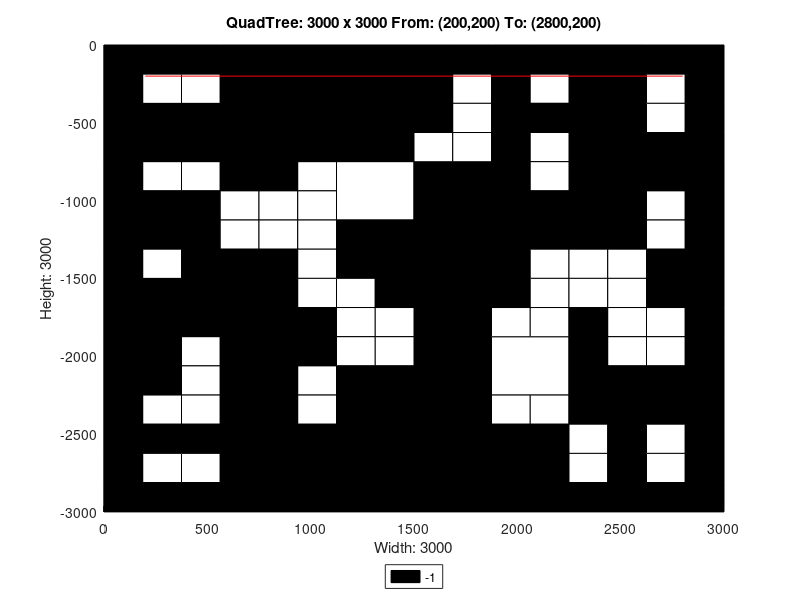

The MATLAB script that drew this image:
axis([0 3000 -3000 0]);
title('QuadTree: 3000 x 3000 From: (200,200) To: (2800,200)');
xlabel('Width: 3000');
ylabel('Height: 3000');
rectangle('Position',[750 -750 750 750], 'FaceColor',[0 0 0]);
rectangle('Position',[0 -750 375 375], 'FaceColor',[0 0 0]);
rectangle('Position',[375 -750 375 375], 'FaceColor',[0 0 0]);
rectangle('Position',[1125 -1125 375 375], 'FaceColor',[1 1 1]);
rectangle('Position',[1125 -1500 375 375], 'FaceColor',[0 0 0]);
rectangle('Position',[2250 -375 375 375], 'FaceColor',[0 0 0]);
rectangle('Position',[2250 -750 375 375], 'FaceColor',[0 0 0]);
rectangle('Position',[1500 -1125 375 375], 'FaceColor',[0 0 0]);
rectangle('Position',[1500 -1500 375 375], 'FaceColor',[0 0 0]);
rectangle('Position',[2250 -1125 375 375], 'FaceColor',[0 0 0]);
rectangle('Position',[0 -1875 375 375], 'FaceColor',[0 0 0]);
rectangle('Position',[375 -1875 375 375], 'FaceColor',[0 0 0]);
rectangle('Position',[0 -2250 375 375], 'FaceColor',[0 0 0]);
rectangle('Position',[1125 -2625 375 375], 'FaceColor',[0 0 0]);
rectangle('Position',[750 -3000 375 375], 'FaceColor',[0 0 0]);
rectangle('Position',[1125 -3000 375 375], 'FaceColor',[0 0 0]);
rectangle('Position',[1500 -1875 375 375], 'FaceColor',[0 0 0]);
rectangle('Position',[1500 -2250 375 375], 'FaceColor',[0 0 0]);
rectangle('Position',[1875 -2250 375 375], 'FaceColor',[1 1 1]);
rectangle('Position',[1500 -2625 375 375], 'FaceColor',[0 0 0]);
rectangle('Position',[1500 -3000 375 375], 'FaceColor',[0 0 0]);
rectangle('Position',[1875 -3000 375 375], 'FaceColor',[0 0 0]);
rectangle('Position',[0 -187.5 187.5 187.5], 'FaceColor',[0 0 0]);
rectangle('Position',[187.5 -187.5 187.5 187.5], 'FaceColor',[0 0 0]);
rectangle('Position',[0 -375 187.5 187.5], 'FaceColor',[0 0 0]);
rectangle('Position',[187.5 -375 187.5 187.5], 'FaceColor',[1 1 1]);
rectangle('Position',[375 -187.5 187.5 187.5], 'FaceColor',[0 0 0]);
rectangle('Position',[562.5 -187.5 187.5 187.5], 'FaceColor',[0 0 0]);
rectangle('Position',[375 -375 187.5 187.5], 'FaceColor',[1 1 1]);
rectangle('Position',[562.5 -375 187.5 187.5], 'FaceColor',[0 0 0]);
rectangle('Position',[0 -937.5 187.5 187.5], 'FaceColor',[0 0 0]);
rectangle('Position',[187.5 -937.5 187.5 187.5], 'FaceColor',[1 1 1]);
rectangle('Position',[0 -1125 187.5 187.5], 'FaceColor',[0 0 0]);
rectangle('Position',[187.5 -1125 187.5 187.5], 'FaceColor',[0 0 0]);
rectangle('Position',[375 -937.5 187.5 187.5], 'FaceColor',[1 1 1]);
rectangle('Position',[562.5 -937.5 187.5 187.5], 'FaceColor',[0 0 0]);
rectangle('Position',[375 -1125 187.5 187.5], 'FaceColor',[0 0 0]);
rectangle('Position',[562.5 -1125 187.5 187.5], 'FaceColor',[1 1 1]);
rectangle('Position',[0 -1312.5 187.5 187.5], 'FaceColor',[0 0 0]);
rectangle('Position',[187.5 -1312.5 187.5 187.5], 'FaceColor',[0 0 0]);
rectangle('Position',[0 -1500 187.5 187.5], 'FaceColor',[0 0 0]);
rectangle('Position',[187.5 -1500 187.5 187.5], 'FaceColor',[1 1 1]);
rectangle('Position',[375 -1312.5 187.5 187.5], 'FaceColor',[0 0 0]);
rectangle('Position',[562.5 -1312.5 187.5 187.5], 'FaceColor',[1 1 1]);
rectangle('Position',[375 -1500 187.5 187.5], 'FaceColor',[0 0 0]);
rectangle('Position',[562.5 -1500 187.5 187.5], 'FaceColor',[0 0 0]);
rectangle('Position',[750 -937.5 187.5 187.5], 'FaceColor',[0 0 0]);
rectangle('Position',[937.5 -937.5 187.5 187.5], 'FaceColor',[1 1 1]);
rectangle('Position',[750 -1125 187.5 187.5], 'FaceColor',[1 1 1]);
rectangle('Position',[937.5 -1125 187.5 187.5], 'FaceColor',[1 1 1]);
rectangle('Position',[750 -1312.5 187.5 187.5], 'FaceColor',[1 1 1]);
rectangle('Position',[937.5 -1312.5 187.5 187.5], 'FaceColor',[1 1 1]);
rectangle('Position',[750 -1500 187.5 187.5], 'FaceColor',[0 0 0]);
rectangle('Position',[937.5 -1500 187.5 187.5], 'FaceColor',[1 1 1]);
rectangle('Position',[1500 -187.5 187.5 187.5], 'FaceColor',[0 0 0]);
rectangle('Position',[1687.5 -187.5 187.5 187.5], 'FaceColor',[0 0 0]);
rectangle('Position',[1500 -375 187.5 187.5], 'FaceColor',[0 0 0]);
rectangle('Position',[1687.5 -375 187.5 187.5], 'FaceColor',[1 1 1]);
rectangle('Position',[1875 -187.5 187.5 187.5], 'FaceColor',[0 0 0]);
rectangle('Position',[2062.5 -187.5 187.5 187.5], 'FaceColor',[0 0 0]);
rectangle('Position',[1875 -375 187.5 187.5], 'FaceColor',[0 0 0]);
rectangle('Position',[2062.5 -375 187.5 187.5], 'FaceColor',[1 1 1]);
rectangle('Position',[1500 -562.5 187.5 187.5], 'FaceColor',[0 0 0]);
rectangle('Position',[1687.5 -562.5 187.5 187.5], 'FaceColor',[1 1 1]);
rectangle('Position',[1500 -750 187.5 187.5], 'FaceColor',[1 1 1]);
rectangle('Position',[1687.5 -750 187.5 187.5], 'FaceColor',[1 1 1]);
rectangle('Position',[1875 -562.5 187.5 187.5], 'FaceColor',[0 0 0]);
rectangle('Position',[2062.5 -562.5 187.5 187.5], 'FaceColor',[0 0 0]);
rectangle('Position',[1875 -750 187.5 187.5], 'FaceColor',[0 0 0]);
rectangle('Position',[2062.5 -750 187.5 187.5], 'FaceColor',[1 1 1]);
rectangle('Position',[2625 -187.5 187.5 187.5], 'FaceColor',[0 0 0]);
rectangle('Position',[2812.5 -187.5 187.5 187.5], 'FaceColor',[0 0 0]);
rectangle('Position',[2625 -375 187.5 187.5], 'FaceColor',[1 1 1]);
rectangle('Position',[2812.5 -375 187.5 187.5], 'FaceColor',[0 0 0]);
rectangle('Position',[2625 -562.5 187.5 187.5], 'FaceColor',[1 1 1]);
rectangle('Position',[2812.5 -562.5 187.5 187.5], 'FaceColor',[0 0 0]);
rectangle('Position',[2625 -750 187.5 187.5], 'FaceColor',[0 0 0]);
rectangle('Position',[2812.5 -750 187.5 187.5], 'FaceColor',[0 0 0]);
rectangle('Position',[1875 -937.5 187.5 187.5], 'FaceColor',[0 0 0]);
rectangle('Position',[2062.5 -937.5 187.5 187.5], 'FaceColor',[1 1 1]);
rectangle('Position',[1875 -1125 187.5 187.5], 'FaceColor',[0 0 0]);
rectangle('Position',[2062.5 -1125 187.5 187.5], 'FaceColor',[0 0 0]);
rectangle('Position',[1875 -1312.5 187.5 187.5], 'FaceColor',[0 0 0]);
rectangle('Position',[2062.5 -1312.5 187.5 187.5], 'FaceColor',[0 0 0]);
rectangle('Position',[1875 -1500 187.5 187.5], 'FaceColor',[0 0 0]);
rectangle('Position',[2062.5 -1500 187.5 187.5], 'FaceColor',[1 1 1]);
rectangle('Position',[2625 -937.5 187.5 187.5], 'FaceColor',[0 0 0]);
rectangle('Position',[2812.5 -937.5 187.5 187.5], 'FaceColor',[0 0 0]);
rectangle('Position',[2625 -1125 187.5 187.5], 'FaceColor',[1 1 1]);
rectangle('Position',[2812.5 -1125 187.5 187.5], 'FaceColor',[0 0 0]);
rectangle('Position',[2250 -1312.5 187.5 187.5], 'FaceColor',[0 0 0]);
rectangle('Position',[2437.5 -1312.5 187.5 187.5], 'FaceColor',[0 0 0]);
rectangle('Position',[2250 -1500 187.5 187.5], 'FaceColor',[1 1 1]);
rectangle('Position',[2437.5 -1500 187.5 187.5], 'FaceColor',[1 1 1]);
rectangle('Position',[2625 -1312.5 187.5 187.5], 'FaceColor',[1 1 1]);
rectangle('Position',[2812.5 -1312.5 187.5 187.5], 'FaceColor',[0 0 0]);
rectangle('Position',[2625 -1500 187.5 187.5], 'FaceColor',[0 0 0]);
rectangle('Position',[2812.5 -1500 187.5 187.5], 'FaceColor',[0 0 0]);
rectangle('Position',[375 -2062.5 187.5 187.5], 'FaceColor',[1 1 1]);
rectangle('Position',[562.5 -2062.5 187.5 187.5], 'FaceColor',[0 0 0]);
rectangle('Position',[375 -2250 187.5 187.5], 'FaceColor',[1 1 1]);
rectangle('Position',[562.5 -2250 187.5 187.5], 'FaceColor',[0 0 0]);
rectangle('Position',[750 -1687.5 187.5 187.5], 'FaceColor',[0 0 0]);
rectangle('Position',[937.5 -1687.5 187.5 187.5], 'FaceColor',[1 1 1]);
rectangle('Position',[750 -1875 187.5 187.5], 'FaceColor',[0 0 0]);
rectangle('Position',[937.5 -1875 187.5 187.5], 'FaceColor',[0 0 0]);
rectangle('Position',[1125 -1687.5 187.5 187.5], 'FaceColor',[1 1 1]);
rectangle('Position',[1312.5 -1687.5 187.5 187.5], 'FaceColor',[0 0 0]);
rectangle('Position',[1125 -1875 187.5 187.5], 'FaceColor',[1 1 1]);
rectangle('Position',[1312.5 -1875 187.5 187.5], 'FaceColor',[1 1 1]);
rectangle('Position',[750 -2062.5 187.5 187.5], 'FaceColor',[0 0 0]);
rectangle('Position',[937.5 -2062.5 187.5 187.5], 'FaceColor',[0 0 0]);
rectangle('Position',[750 -2250 187.5 187.5], 'FaceColor',[0 0 0]);
rectangle('Position',[937.5 -2250 187.5 187.5], 'FaceColor',[1 1 1]);
rectangle('Position',[1125 -2062.5 187.5 187.5], 'FaceColor',[1 1 1]);
rectangle('Position',[1312.5 -2062.5 187.5 187.5], 'FaceColor',[1 1 1]);
rectangle('Position',[1125 -2250 187.5 187.5], 'FaceColor',[0 0 0]);
rectangle('Position',[1312.5 -2250 187.5 187.5], 'FaceColor',[0 0 0]);
rectangle('Position',[0 -2437.5 187.5 187.5], 'FaceColor',[0 0 0]);
rectangle('Position',[187.5 -2437.5 187.5 187.5], 'FaceColor',[1 1 1]);
rectangle('Position',[0 -2625 187.5 187.5], 'FaceColor',[0 0 0]);
rectangle('Position',[187.5 -2625 187.5 187.5], 'FaceColor',[0 0 0]);
rectangle('Position',[375 -2437.5 187.5 187.5], 'FaceColor',[1 1 1]);
rectangle('Position',[562.5 -2437.5 187.5 187.5], 'FaceColor',[0 0 0]);
rectangle('Position',[375 -2625 187.5 187.5], 'FaceColor',[0 0 0]);
rectangle('Position',[562.5 -2625 187.5 187.5], 'FaceColor',[0 0 0]);
rectangle('Position',[0 -2812.5 187.5 187.5], 'FaceColor',[0 0 0]);
rectangle('Position',[187.5 -2812.5 187.5 187.5], 'FaceColor',[1 1 1]);
rectangle('Position',[0 -3000 187.5 187.5], 'FaceColor',[0 0 0]);
rectangle('Position',[187.5 -3000 187.5 187.5], 'FaceColor',[0 0 0]);
rectangle('Position',[375 -2812.5 187.5 187.5], 'FaceColor',[1 1 1]);
rectangle('Position',[562.5 -2812.5 187.5 187.5], 'FaceColor',[0 0 0]);
rectangle('Position',[375 -3000 187.5 187.5], 'FaceColor',[0 0 0]);
rectangle('Position',[562.5 -3000 187.5 187.5], 'FaceColor',[0 0 0]);
rectangle('Position',[750 -2437.5 187.5 187.5], 'FaceColor',[0 0 0]);
rectangle('Position',[937.5 -2437.5 187.5 187.5], 'FaceColor',[1 1 1]);
rectangle('Position',[750 -2625 187.5 187.5], 'FaceColor',[0 0 0]);
rectangle('Position',[937.5 -2625 187.5 187.5], 'FaceColor',[0 0 0]);
rectangle('Position',[1875 -1687.5 187.5 187.5], 'FaceColor',[0 0 0]);
rectangle('Position',[2062.5 -1687.5 187.5 187.5], 'FaceColor',[1 1 1]);
rectangle('Position',[1875 -1875 187.5 187.5], 'FaceColor',[1 1 1]);
rectangle('Position',[2062.5 -1875 187.5 187.5], 'FaceColor',[1 1 1]);
rectangle('Position',[2250 -1687.5 187.5 187.5], 'FaceColor',[1 1 1]);
rectangle('Position',[2437.5 -1687.5 187.5 187.5], 'FaceColor',[1 1 1]);
rectangle('Position',[2250 -1875 187.5 187.5], 'FaceColor',[0 0 0]);
rectangle('Position',[2437.5 -1875 187.5 187.5], 'FaceColor',[1 1 1]);
rectangle('Position',[2625 -1687.5 187.5 187.5], 'FaceColor',[0 0 0]);
rectangle('Position',[2812.5 -1687.5 187.5 187.5], 'FaceColor',[0 0 0]);
rectangle('Position',[2625 -1875 187.5 187.5], 'FaceColor',[1 1 1]);
rectangle('Position',[2812.5 -1875 187.5 187.5], 'FaceColor',[0 0 0]);
rectangle('Position',[2250 -2062.5 187.5 187.5], 'FaceColor',[0 0 0]);
rectangle('Position',[2437.5 -2062.5 187.5 187.5], 'FaceColor',[1 1 1]);
rectangle('Position',[2250 -2250 187.5 187.5], 'FaceColor',[0 0 0]);
rectangle('Position',[2437.5 -2250 187.5 187.5], 'FaceColor',[0 0 0]);
rectangle('Position',[2625 -2062.5 187.5 187.5], 'FaceColor',[1 1 1]);
rectangle('Position',[2812.5 -2062.5 187.5 187.5], 'FaceColor',[0 0 0]);
rectangle('Position',[2625 -2250 187.5 187.5], 'FaceColor',[0 0 0]);
rectangle('Position',[2812.5 -2250 187.5 187.5], 'FaceColor',[0 0 0]);
rectangle('Position',[1875 -2437.5 187.5 187.5], 'FaceColor',[1 1 1]);
rectangle('Position',[2062.5 -2437.5 187.5 187.5], 'FaceColor',[1 1 1]);
rectangle('Position',[1875 -2625 187.5 187.5], 'FaceColor',[0 0 0]);
rectangle('Position',[2062.5 -2625 187.5 187.5], 'FaceColor',[0 0 0]);
rectangle('Position',[2250 -2437.5 187.5 187.5], 'FaceColor',[0 0 0]);
rectangle('Position',[2437.5 -2437.5 187.5 187.5], 'FaceColor',[0 0 0]);
rectangle('Position',[2250 -2625 187.5 187.5], 'FaceColor',[1 1 1]);
rectangle('Position',[2437.5 -2625 187.5 187.5], 'FaceColor',[0 0 0]);
rectangle('Position',[2625 -2437.5 187.5 187.5], 'FaceColor',[0 0 0]);
rectangle('Position',[2812.5 -2437.5 187.5 187.5], 'FaceColor',[0 0 0]);
rectangle('Position',[2625 -2625 187.5 187.5], 'FaceColor',[1 1 1]);
rectangle('Position',[2812.5 -2625 187.5 187.5], 'FaceColor',[0 0 0]);
rectangle('Position',[2250 -2812.5 187.5 187.5], 'FaceColor',[1 1 1]);
rectangle('Position',[2437.5 -2812.5 187.5 187.5], 'FaceColor',[0 0 0]);
rectangle('Position',[2250 -3000 187.5 187.5], 'FaceColor',[0 0 0]);
rectangle('Position',[2437.5 -3000 187.5 187.5], 'FaceColor',[0 0 0]);
rectangle('Position',[2625 -2812.5 187.5 187.5], 'FaceColor',[1 1 1]);
rectangle('Position',[2812.5 -2812.5 187.5 187.5], 'FaceColor',[0 0 0]);
rectangle('Position',[2625 -3000 187.5 187.5], 'FaceColor',[0 0 0]);
rectangle('Position',[2812.5 -3000 187.5 187.5], 'FaceColor',[0 0 0]);
X=[2800,200];
Y=[-200,-200];
hold on;
plot(X,Y,'r');
legend('-1','Location','southoutside');
